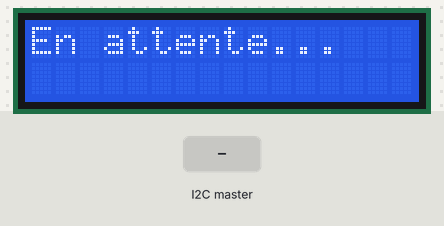
Recording of a sketch running on a simulated Arduino Uno, built with avr-gcc and run on an emulated ATmega328P. Parts: 16×2 character LCD. The inputs (shaded band) are chosen by the test bench.

Above: at 1.2 s.
1.3 s: the I2C master sends the byte 1
At 1.8 s:
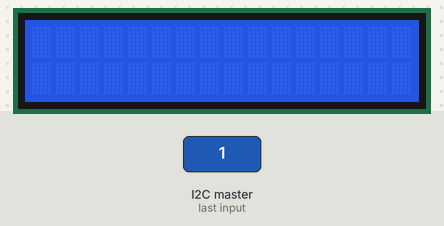
2.8 s: the I2C master sends the byte 0
4.3 s: the I2C master sends the byte 2
5.8 s: the I2C master sends the byte 90
At 6.5 s:
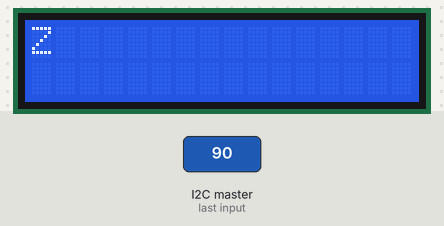
7.3 s: the I2C master sends the byte 200
At 7.6 s:
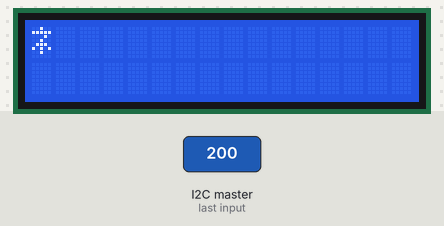
Timing chart, 0 to 9.8 s (numbered marks = the images above; inputs shaded):
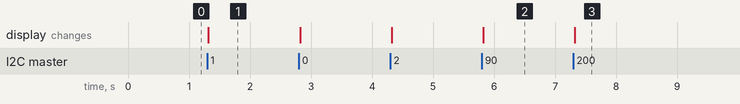

The sketch:

boite_noire_esclave.ino
```cpp
#include <Wire.h>                // Bibliothèque pour la communication I2C
#include <LiquidCrystal.h>      // Bibliothèque pour contrôler un écran LCD en mode parallèle (4 bits)

// Déclaration des broches pour le mode 4 bits : RS, E, D4, D5, D6, D7
LiquidCrystal lcd(7, 6, 5, 4, 3, 2); // À adapter selon ton câblage physique

String message = "";  // Chaîne utilisée pour stocker les caractères reçus par I2C

void setup() {
  lcd.begin(16, 2);             // Initialise l'écran LCD avec 16 colonnes et 2 lignes
  lcd.clear();                  // Efface l’écran
  lcd.print("En attente...");   // Affiche un message initial

  Wire.begin(0x08);             // Initialise le périphérique I2C comme esclave à l'adresse 0x08
  Wire.onReceive(recevoirDonnees); // Lorsque des données sont reçues, appeler cette fonction
}

void loop() {
  // Boucle vide : tout est géré par interruption via la fonction recevoirDonnees()
}

void recevoirDonnees(int nbOctets) {
  message = "";                         // Réinitialiser le message

  while (Wire.available()) {           // Tant qu’il reste des octets à lire
    char c = Wire.read();              // Lire un caractère depuis le maître I2C
    message += c;                      // L'ajouter à la chaîne message
  }

  lcd.clear();                         // Efface l'écran avant d’afficher un nouveau message
  lcd.setCursor(0, 0);                 // Place le curseur au début de la première ligne

  if (message.length() <= 16) {
    lcd.print(message);               // Si message tient sur une ligne, l’afficher en entier
  } else {
    lcd.print(message.substring(0, 16));   // Affiche les 16 premiers caractères sur la 1re ligne
    lcd.setCursor(0, 1);                   // Passe à la 2e ligne
    lcd.print(message.substring(16, 32));  // Affiche les 16 suivants sur la 2e ligne
  }
}
```

Measured:
- after the input at 1.3 s, the display: changes at once (image 1)
- after the input at 5.8 s, the display: changes at once (image 2)
- after the input at 7.3 s, the display: changes at once (image 3)
